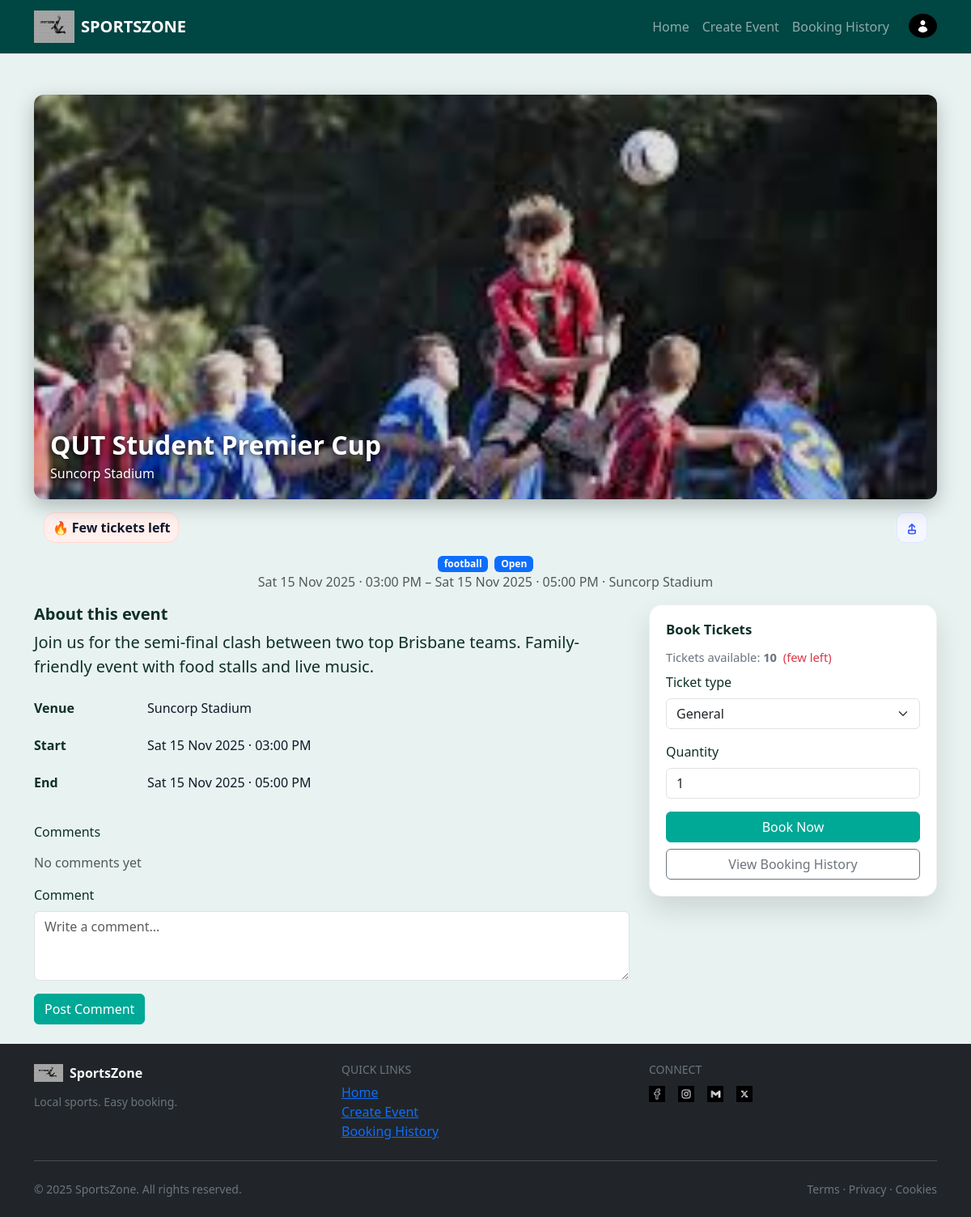
The app's page /event/7, older data.
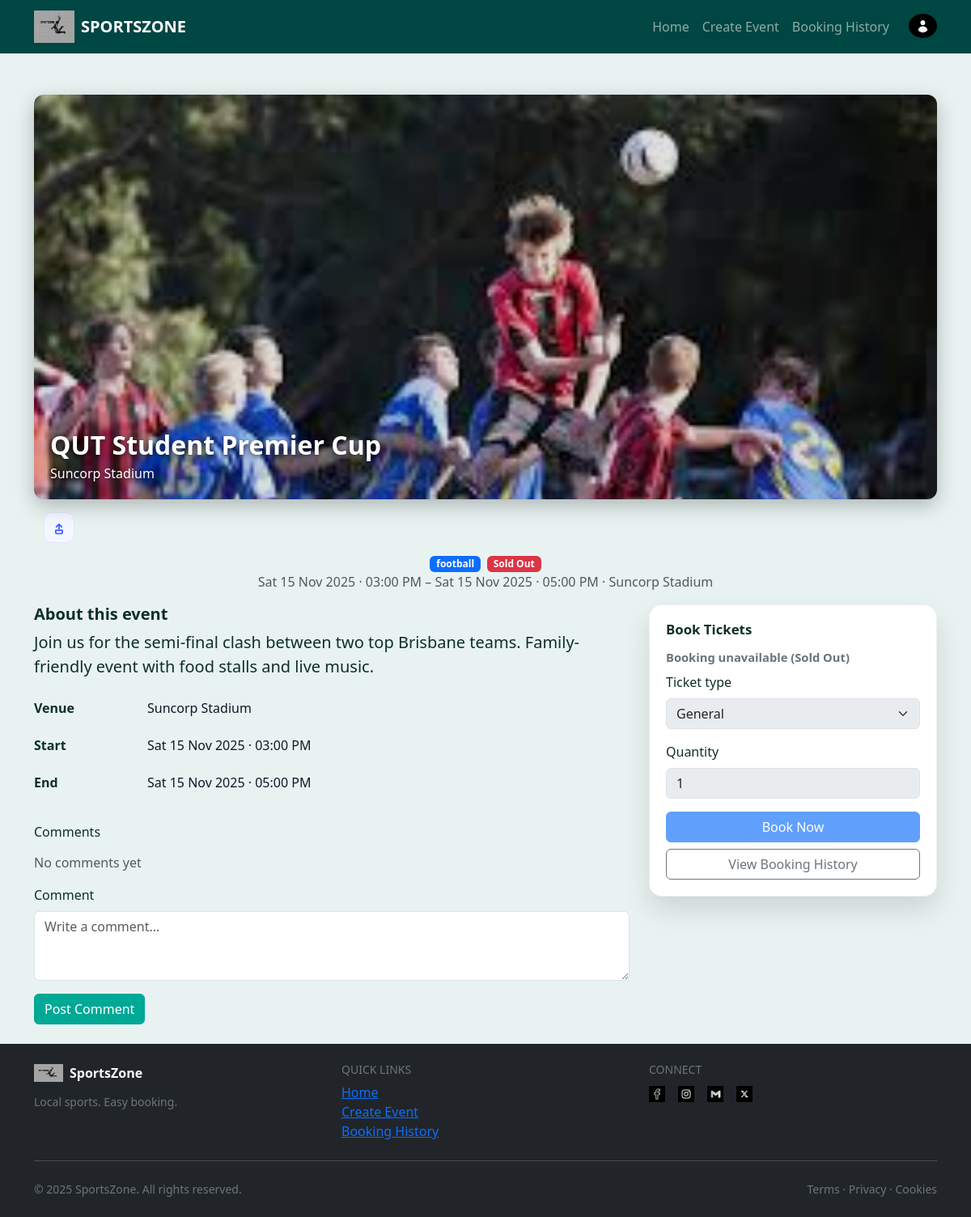
The same page, newer data.
### SportsZone/models.py (models this page shows, shortened)
class Event(db.Model):
    __tablename__ = "events"
    id = db.Column(db.Integer, primary_key=True)
    user_id = db.Column(db.Integer, db.ForeignKey("users.id"), nullable=False)  # creator/owner
    venue_id = db.Column(db.Integer, db.ForeignKey("venues.id"))
    sports_type = db.Column(db.String(64), index=True)  # Football, Basketball, etc.
    event_title = db.Column(db.String(256), nullable=False)
    home_team_name = db.Column(db.String(64))
    away_team_name = db.Column(db.String(64))
    event_image = db.Column(db.String(256))  # filename in /static/img
    description = db.Column(db.Text)
    start_datetime = db.Column(db.DateTime, default=datetime.utcnow, nullable=False)
    end_datetime = db.Column(db.DateTime)
    status = db.Column(db.String(32), index=True, default="Open", nullable=False)
    total_tickets = db.Column(db.Integer, default=120, nullable=False)
    tickets_sold = db.Column(db.Integer, default=0, nullable=False)
    ticket_price = db.Column(db.Float, default=0.0, nullable=False)
    comments = db.relationship(
        "Comment", backref="event", lazy=True, cascade="all, delete-orphan"
    )
    bookings = db.relationship(
        "Booking", backref="event", lazy=True, cascade="all, delete-orphan"
    )
    @property
    def venue_text(self) -> str:
        if self.venue:
            parts = [self.venue.venue_name, self.venue.venue_address]
            return " - ".join([p for p in parts if p])
        return ""

### SportsZone/views.py (the view)
@main_bp.route("/event/<int:event_id>", endpoint="view_event")
def view_event(event_id: int):
    e = Event.query.get_or_404(event_id)
    booking_form = BookingForm()
    booking_form.event_id.data = e.id
    if getattr(booking_form, "quantity", None):
        booking_form.quantity.data = 1
    comment_form = CommentForm()
    comments = (
        Comment.query.filter_by(event_id=e.id)
        .order_by(Comment.created_at.desc())
        .all()
    )
    return render_template(
        "event.html",
        title=e.event_title,
        event=e,
        booking_form=booking_form,
        comment_form=comment_form,
        comments=comments,
    )

### SportsZone/forms.py
class BookingForm(FlaskForm):
    event_id = HiddenField(validators=[InputRequired()])
    ticket_type = SelectField(
        "Ticket type",
        choices=[("General", "General"), ("Student", "Student"), ("VIP", "VIP")],
        validators=[InputRequired()],
    )
    quantity = IntegerField(
        "Quantity",
        validators=[InputRequired(), NumberRange(min=1, max=10, message="1–10 only")],
    )
    submit = SubmitField("Book Now")

class CommentForm(FlaskForm):
    text = TextAreaField("Comment", validators=[InputRequired(), Length(max=400)])
    submit = SubmitField("Post Comment")

### SportsZone/templates/event.html (shortened to what the changed rows need)
{% extends "base.html" %}
{% block body %}
<div class="event-hero mb-3">
  <img src="{{ url_for('static', filename='img/' ~ (event.event_image or 'placeholder.jpg')) }}"
       alt="{{ event.event_title }}" class="img-fluid hero-banner">
  <div class="hero-overlay">
    <h1 class="hero-title h3">{{ event.event_title }}</h1>
    <p class="hero-subtitle">{{ event.venue_text }}</p>
  </div>
</div>
<div class="container">
  <div class="event-actions">
    {% set left = (event.total_tickets or 0) - (event.tickets_sold or 0) %}
    {% if event.status == 'Open' and left <= 30 and left > 0 %}
      <span class="low-inventory">🔥 Few tickets left</span>
    {% endif %}
    <a class="icon-btn" href="#share-modal" title="Share" aria-label="Share">
    </a>
  </div>
</div>
{% set teams = (event.event_title or '') .split(' vs ') %}
{% set badge_map = {'Open':'primary','Sold Out':'danger','Cancelled':'secondary','Inactive':'warning'} %}
<div class="d-flex flex-wrap justify-content-center align-items-center gap-2">
  <span class="badge text-bg-primary">{{ event.sports_type }}</span>
  <span class="badge text-bg-{{ badge_map.get(event.status, 'secondary') }}">{{ event.status }}</span>
</div>
<p class="text-muted mb-3 text-center">
  {% if event.start_datetime %}{{ event.start_datetime.strftime('%a %d %b %Y · %I:%M %p') }}{% endif %}
  {% if event.end_datetime %} – {{ event.end_datetime.strftime('%a %d %b %Y · %I:%M %p') }}{% endif %}
  · {{ event.venue_text }}
</p>
<div class="row g-4">
  <div class="col-lg-8">
    <h2 class="h5 fw-bold mb-2">About this event</h2>
    {% if event.description %}
      <p class="lead">{{ event.description }}</p>
    {% endif %}
    <dl class="info-list clearfix">
      <dt>Venue</dt><dd>{{ event.venue_text }}</dd>
      {% if event.start_datetime %}<dt>Start</dt><dd>{{ event.start_datetime.strftime('%a %d %b %Y · %I:%M %p') }}</dd>{% endif %}
      {% if event.end_datetime %}<dt>End</dt><dd>{{ event.end_datetime.strftime('%a %d %b %Y · %I:%M %p') }}</dd>{% endif %}
    </dl>
    <section class="mt-4">
      <h2 class="h6 mb-3">Comments</h2>
      {% if comments and comments|length %}
        <ul class="list-group mb-3">
          {% for c in comments %}
            <li class="list-group-item d-flex flex-column">
              <div class="small text-muted">
                <strong>{{ (c.user.first_name ~ ' ' ~ c.user.surname) if c.user else 'Anon' }}</strong>
                · {{ c.created_at.strftime('%d-%m-%Y %H:%M') }}
              </div>
              <div>{{ c.text }}</div>
            </li>
          {% endfor %}
        </ul>
      {% else %}
        <div class="text-muted mb-3">No comments yet</div>
      {% endif %}
      <form method="POST" action="{{ url_for('main.add_comment', event_id=event.id) }}">
      </form>
    </section>
  </div>
  <aside class="col-lg-4">
    {% set left = (event.total_tickets or 0) - (event.tickets_sold or 0) %}
    {% set can_book = (event.status == 'Open' and left > 0) %}
    <div class="booking-card sticky-side">
      <h3 class="h6 fw-bold">Book Tickets</h3>
      <div class="booking-meta mb-2">
        {% if can_book %}
          Tickets available: <strong>{{ left }}</strong>
          {% if left <= 30 %}<span class="text-danger ms-1">(few left)</span>{% endif %}
        {% else %}
          <strong>Booking unavailable ({{ event.status }})</strong>
        {% endif %}
      </div>
      <form method="POST" action="{{ url_for('main.create_booking') }}">
        <label class="form-label">{{ booking_form.ticket_type.label }}</label>
        {{ booking_form.ticket_type(class="form-select mb-3", disabled=not can_book) }}
        <label class="form-label">{{ booking_form.quantity.label }}</label>
        {{ booking_form.quantity(class="form-control mb-3", min="1", disabled=not can_book) }}
        {{ booking_form.submit(class="btn btn-primary w-100 mb-2", disabled=not can_book) }}
      </form>
      <a class="btn btn-outline-secondary w-100" href="{{ url_for('main.booking') }}">View Booking History</a>
    </div>
  </aside>
</div>
{% endblock %}

Row changes from the older to the newer data that the page shows:
changed Event "QUT Student Premier Cup": status "Open" → "Sold Out"; status (not shown) → "Sold Out"
Text that changed along with them:
{{ left }}: "10" → (not shown)
text no longer shown: "🔥 Few tickets left Tickets available: (few left)"
text now shown: "Booking unavailable ( )"
